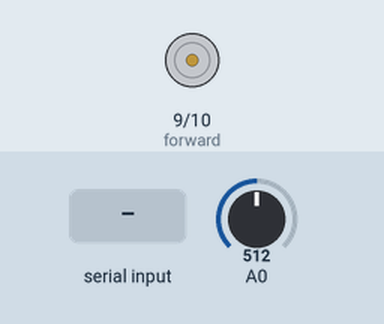
The sketch below on a simulated Arduino Uno, built with avr-gcc and run on an emulated ATmega328P. On the bench: motor-driver pin pairs drawn as motors (green arrow = first pin HIGH = forward, orange = second pin HIGH = backward, longer = more drive, scaled by the enable pin). The inputs (shaded band) are chosen by the test bench; at power-on: A0 = 512. What the sketch prints to the serial monitor is not drawn.

Above: at 1.2 s.
1.3 s: "p90\n" received over Serial
2.8 s: "g90\n" received over Serial
At 3.7 s:
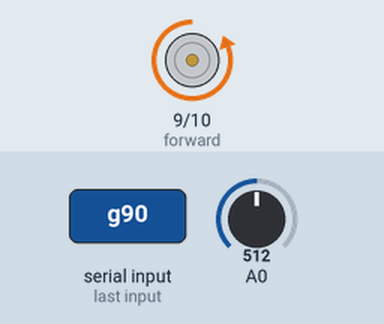
At 5.5 s:
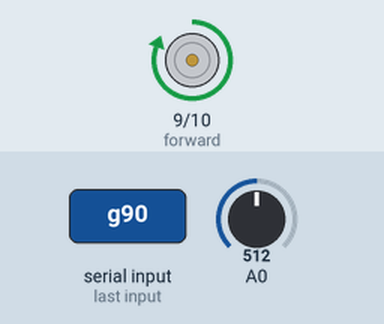
Timing chart, 0 to 11.8 s (numbered marks = the images above; inputs shaded):
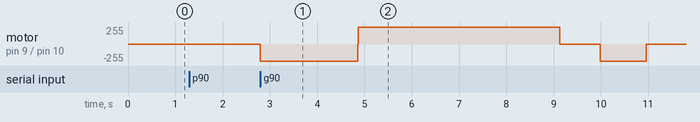

Measured:
- after the input at 2.8 s, motor on pin 9 (forward) / pin 10 (backward): stopped → backward 255/255 at once, → forward 255/255 2.1 s later, → stopped 4.3 s later, → backward 255/255 0.86 s later, … (5 changes in this stretch)

The sketch:

motorfader-pid-python6-basic.ino
```cpp
#include "PID.hpp"
#include "SerialInput.hpp"
#include "Hysteresis.hpp"

const uint8_t signal[] PROGMEM = {
  0,1,2,3,4,5,6,7,8,9,10,11,12,13,14,15,16,17,18,19,20,21,22,23,24,25,26,27,28,29,30,31,32,33,34,35,36,37,38,39,40,41,42,43,44,45,46,47,48,49,50,51,52,53,54,55,56,57,58,59,60,61,62,63,64,65,66,67,68,69,70,71,72,73,74,75,76,77,78,79,80,81,82,83,84,85,86,87,88,89,90,91,92,93,94,95,96,97,98,99,100,101,102,103,104,105,106,107,108,109,110,111,112,113,114,115,116,117,118,119,120,121,122,123,124,125,126,
  127,128,129,130,131,132,133,134,135,136,137,138,139,140,141,142,143,144,145,146,147,148,149,150,151,152,153,154,155,156,157,158,159,160,161,162,163,164,165,166,167,168,169,170,171,172,173,174,175,176,177,178,179,180,181,182,183,184,185,186,187,188,189,190,191,192,193,194,195,196,197,198,199,200,201,202,203,204,205,206,207,208,209,210,211,212,213,214,215,216,217,218,219,220,221,222,223,224,225,226,227,228,229,230,231,232,233,234,235,236,237,238,239,240,241,242,243,244,245,246,247,248,249,250,251,252,253,254,255,255,255,255,255,255,255,255,255,255,255,255,255,255,255,255,
  255,254,253,252,251,250,249,248,247,246,245,244,243,242,241,240,239,238,237,236,235,234,233,232,231,230,229,228,227,226,225,224,223,222,221,220,219,218,217,216,215,214,213,212,211,210,209,208,207,206,205,204,203,202,201,200,199,198,197,196,195,194,193,192,191,190,189,188,187,186,185,184,183,182,181,180,179,178,177,176,175,174,173,172,171,170,169,168,167,166,165,164,163,162,161,160,159,158,157,156,155,154,153,152,151,150,149,148,147,146,145,144,143,142,141,140,139,138,137,136,135,134,133,132,131,130,129,128,127,127,127,127,127,127,127,127,127,127,127,127,127,127,127,127,
  127,127,127,127,127,127,127,127,127,127,127,127,127,127,127,127,
  127,127,127,127,127,127,127,127,127,127,127,127,127,127,127,127,
  127,127,127,127,127,127,127,127,127,127,127,127,127,127,127,127,
  10, 10, 10, 10, 10, 10, 10, 10, 10, 10, 10, 10, 10, 10, 10, 10,
  10, 10, 10, 10, 10, 10, 10, 10, 10, 10, 10, 10, 10, 10, 10, 10,
  10, 10, 10, 10, 10, 10, 10, 10, 10, 10, 10, 10, 10, 10, 10, 10,
  10, 10, 10, 10, 10, 10, 10, 10, 10, 10, 10, 10, 10, 10, 10, 10,
  127,127,127,127,127,127,127,127,127,127,127,127,127,127,127,127,
  127,127,127,127,127,127,127,127,127,127,127,127,127,127,127,127,
  127,127,127,127,127,127,127,127,127,127,127,127,127,127,127,127,
  127,127,127,127,127,127,127,127,127,127,127,127,127,127,127,127,
  200,200,200,200,200,200,200,200,200,200,200,200,200,200,200,200,
  200,200,200,200,200,200,200,200,200,200,200,200,200,200,200,200,
  200,200,200,200,200,200,200,200,200,200,200,200,200,200,200,200,
  200,200,200,200,200,200,200,200,200,200,200,200,200,200,200,200,

  127,127,127,127,127,127,127,127,127,127,127,127,127,127,127,127,
  127,127,127,127,127,127,127,127,127,127,127,127,127,127,127,127,
  127,127,127,127,127,127,127,127,127,127,127,127,127,127,127,127,
  127,127,127,127,127,127,127,127,127,127,127,127,127,127,127,127,

  127,127,127,127,127,127,127,127,127,127,127,127,127,127,127,127,
  127,127,127,127,127,127,127,127,127,127,127,127,127,127,127,127,
  127,127,127,127,127,127,127,127,127,127,127,127,127,127,127,127,
  127,127,127,127,127,127,127,127,127,127,127,127,127,127,127,127,

  0,  0,  0,  0,  0,  0,  0,  0,  0,  0,  0,  0,  0,  0,  0,  0,
  0,  0,  0,  0,  0,  0,  0,  0,  0,  0,  0,  0,  0,  0,  0,  0,
};

#define LEN(x) (sizeof(x) / sizeof(*x))

const size_t len = LEN(signal);

const unsigned long Ts = 1000; // microseconds

const uint16_t forward = 9;
const uint16_t backward = 10;
const uint16_t enable = 4;

/*PID pid = {
  0.6,
  0.00,
  0.0001,
  Ts * 1e-6 // seconds
};*/

PID pid = {
  0,
  0,
  0,
  Ts * 1e-6 // seconds
};

constexpr uint8_t HYST_BITS = 2;

EMA_f ema = 0.8;
Hysteresis<HYST_BITS> hyst;

StreamInput<16> serIn(Serial);

void setup() {
  pinMode(forward, OUTPUT);
  pinMode(backward, OUTPUT);
  pinMode(enable, OUTPUT);
  digitalWrite(enable, HIGH);
  Serial.begin(115200);
  pid.set(64);

  // 1 → /1
  // 2 → /8
  // 3 → /64
  // 4 → /256
  // 5 → /1024
  TCCR1B = TCCR1B & 0b11111000 | 1 ;
}

const int16_t knee = 30 * 2;
// const int16_t knee = 40;

uint8_t activation(int16_t val) {
  if (val == 0)
    return 0;
  else
    return map(val, 0, 255, knee, 255);
}

void writeMotor(int16_t val) {
  if (val >= 0) {
    analogWrite(forward, activation(val));
    digitalWrite(backward, 0);
  } else {
    analogWrite(backward, activation(-val));
    digitalWrite(forward, 0);
  }
}

void print(int16_t target, int16_t val, int16_t output) {
  Serial.print(target); Serial.print('\t');
  Serial.print(val); Serial.print('\t');
  Serial.println(output);
  Serial.flush();
}

const char EOT = 0x04;
const char ACK = 0x06;

void loop() {
  char serVal = serIn.check();
  switch (serVal) {
    case 'p':
      pid.setProp(serIn.getValue());
      Serial.print(ACK);
      break;
    case 'i':
      pid.setInt(serIn.getValue());
      Serial.print(ACK);
      break;
    case 'd':
      pid.setDeriv(serIn.getValue());
      Serial.print(ACK);
      break;
    case 'g':
      Serial.print(ACK);
      run();
      Serial.print(EOT);
      break;
  }
}

void run() {
  unsigned long prevMicros = micros();
  size_t index = 0;
  bool running = true;
  size_t counter = 0;

  while (running) {
    if (micros() - prevMicros >= Ts) {
      if (counter >= 10) {
        counter = 0;
      }
      if (counter == 0) {
        pid.set(pgm_read_byte(signal + index) * 4);
        index++;
        running = index < len;
      }
      hyst.update(ema(analogRead(A0)));
      auto output = hyst.getValue() << HYST_BITS;
      int16_t control = pid.update(output);
      writeMotor(control);
      print(pid.getSetPoint(), control, output);
      prevMicros += Ts;
      counter++;
    }
  }
  writeMotor(0);
}
```

EMA.hpp
```cpp
#pragma once

class EMA_f {
  public:
    EMA_f(float pole) : alpha(1 - pole) {}
    float filter(float value) {
      filtered = filtered + (value - filtered) * alpha;
      return filtered;
    }
    float operator()(float value) { return filter(value); }
  private:
    const float alpha;
    float filtered = 0;
};
```

Hysteresis.hpp
````cpp
#pragma once

#include <stdint.h>

/**
 * @brief   A class for applying hysteresis to a given input.
 *
 *          This reduces the noise by decreasing the resolution, and it prevents
 *          flipping back and forth between two values.
 *
 * <b>An example for `BITS` = 7 and an input from 0 to 1023</b>
 * ```
 *    7                                                     ┌───◄───┬───
 * o  6                                             ┌───◄───┼───►───┘
 * u  5                                     ┌───◄───┼───►───┘
 * t  4                             ┌───◄───┼───►───┘
 * p  3                     ┌───◄───┼───►───┘
 * u  2             ┌───◄───┼───►───┘
 * t  1     ┌───◄───┼───►───┘
 *    0 ────┴───►───┘
 *      0      128     256     384     512     640     768     896    1023
 *                                i n p u t
 * ```
 *
 * @tparam  BITS
 *          The number of bits to decrease in resolution.
 *          Increasing this number will result in a decrease in fluctuations.
 */
template <uint8_t BITS>
class Hysteresis {
  public:
    /**
     * @brief   Update the hysteresis output with a new input value.
     *
     * @param   input
     *          The input to calculate the output level from.
     * @return  true
     *          The output level has changed.
     * @return  false
     *          The output level is still the same.
     */
    bool update(uint16_t input);

    /**
     * @brief   Get the current output level.
     *
     * @return  The output level.
     */
    uint8_t getValue() const;

  private:
    uint8_t previousLevel = 0;
    constexpr static uint8_t margin = (1 << BITS) - 1;
    constexpr static uint8_t offset = 1 << (BITS - 1);
};

// ----------------------------- Implementation ----------------------------- //

template <uint8_t BITS>
bool Hysteresis<BITS>::update(uint16_t inputLevel) {
    uint16_t previousLevelFull = ((uint16_t)previousLevel << BITS) | offset;
    uint16_t lowerbound = previousLevel > 0 ? previousLevelFull - margin : 0;
    uint16_t upperbound = previousLevelFull + margin;
    if (inputLevel < lowerbound || inputLevel > upperbound) {
        previousLevel = inputLevel >> BITS;
        return true;
    }
    return false;
}

template <uint8_t BITS>
uint8_t Hysteresis<BITS>::getValue() const {
    return previousLevel;
}
````

PID.hpp
```cpp
#pragma once

#include "EMA.hpp"

const float maxOutput = 255.0;

class PID {
  public:
    PID(float k_p, float k_i, float k_d, float Ts) : k_p(k_p), k_i(k_i), k_d(k_d), Ts(Ts) {}

    float update(int16_t input) {
      int16_t error = setpoint - input;
      int16_t newIntegral = integral + error;
      float output = k_p * error
                   + k_i * newIntegral * Ts
                   + k_d * (input - previousInput) / Ts;

      if (output > maxOutput)
        output = maxOutput;
      else if (output < -maxOutput)
        output = -maxOutput;
      else
        integral = newIntegral;

      previousInput = input;
      return output;
    }

    void set(int16_t setpoint) {
      this->setpoint = setpoint;
    }

    int16_t getSetPoint() const {
      return setpoint;
    }

    void setProp(float k_p) {
      this->k_p = k_p;
    }
    void setInt(float k_i) {
      this->k_i = k_i;
    }
    void setDeriv(float k_d) {
      this->k_d = k_d;
    }

  private:
    float k_p;
    float k_i;
    float k_d;
    float Ts;

    int16_t previousInput = 0;
    int16_t integral = 0;

    int16_t setpoint = 0;
};
```

SerialInput.hpp
```cpp
#pragma once

template <size_t DIGITS>
class StreamInput {
  public:
    StreamInput(Stream &s) : s(s) {}
    char check() {
      while (Serial.available()) {
        char input = Serial.read();
        if (input == '\n') {
          if (index == 0)
            continue;
          buff[index] = '\0';
          index = 0;
          parse();
          return type;
        }
        if (input >= 'a' && input <= 'z' && input != 'e' && input != 'E') {
          type = input;
          continue;
        }
        if (index == DIGITS)
          continue;
        if ((input < '0' || input > '9') && input != 'e' && input != 'E' && input != '.' && input != '-')
          continue;

        buff[index++] = input;
      }
      return '\0';
    }

    float getValue() {
      return value;
    }

  private:
    Stream &s;

    char buff[DIGITS+1];
    size_t index = 0;
    float value = 0;
    char type = '\0';
    void parse() {
      value = atof(buff);
    }
};
```
